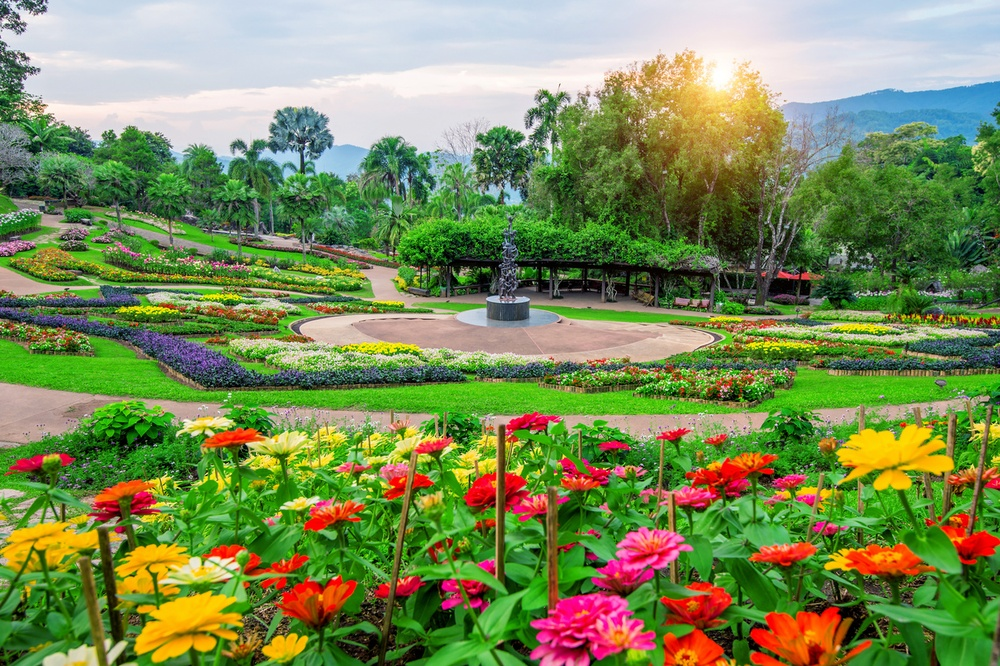
#> input picture garden.jpg, 1000 x 666 px, shrunk from 1232 x 820 before the run
$ python color_space.py
#> lines starting #> are read from the running program, lines starting #| are printed output that depends on the picture
import cv2

img = cv2.imread('garden.jpg')
#> img is the input picture: shape (666, 1000, 3); mean B, G, R 86.4, 139.7, 122.4

img_rgb = cv2.cvtColor(img, cv2.COLOR_BGR2RGB)

img_gray = cv2.cvtColor(img, cv2.COLOR_BGR2GRAY)
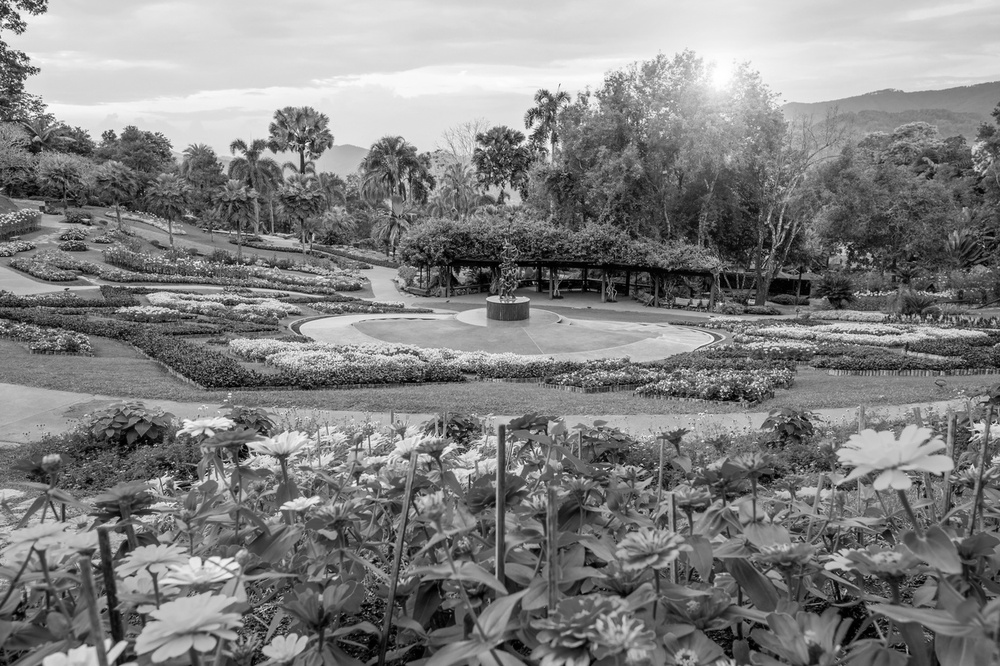
#> img_gray: shape (666, 1000); min 0, max 255, mean 128.4

img_hsv = cv2.cvtColor(img, cv2.COLOR_BGR2HSV)
#> img_hsv: shape (666, 1000, 3); mean H, S, V 59, 140.8, 158

cv2.imshow('image', img)
cv2.imshow('rgb image', img_rgb)
cv2.imshow('gray image', img_gray)
cv2.imshow('hsv image', img_hsv)
cv2.waitKey(0)
cv2.destroyAllWindows()

$ run again, with child.jpg copied over garden.jpg
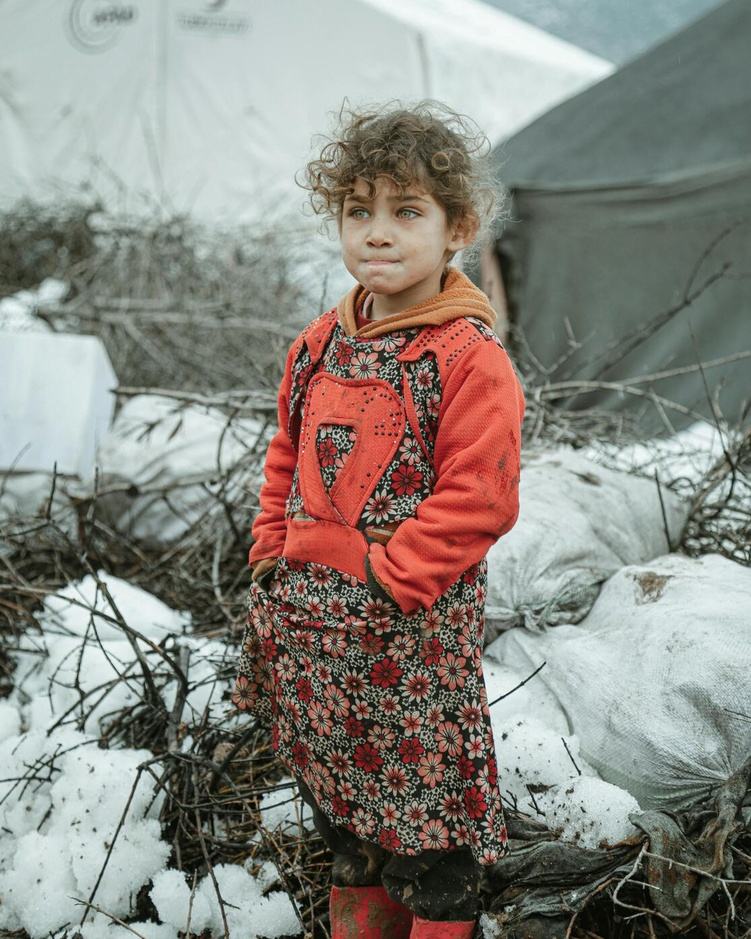
#> input picture child.jpg, 751 x 939 px, shrunk from 1116 x 1395 before the run
#> img is the input picture: shape (939, 751, 3); mean B, G, R 128.5, 135.8, 138.3
#> `img_gray = cv2.cvtColor(img, cv2.COLOR_BGR2GRAY)`:
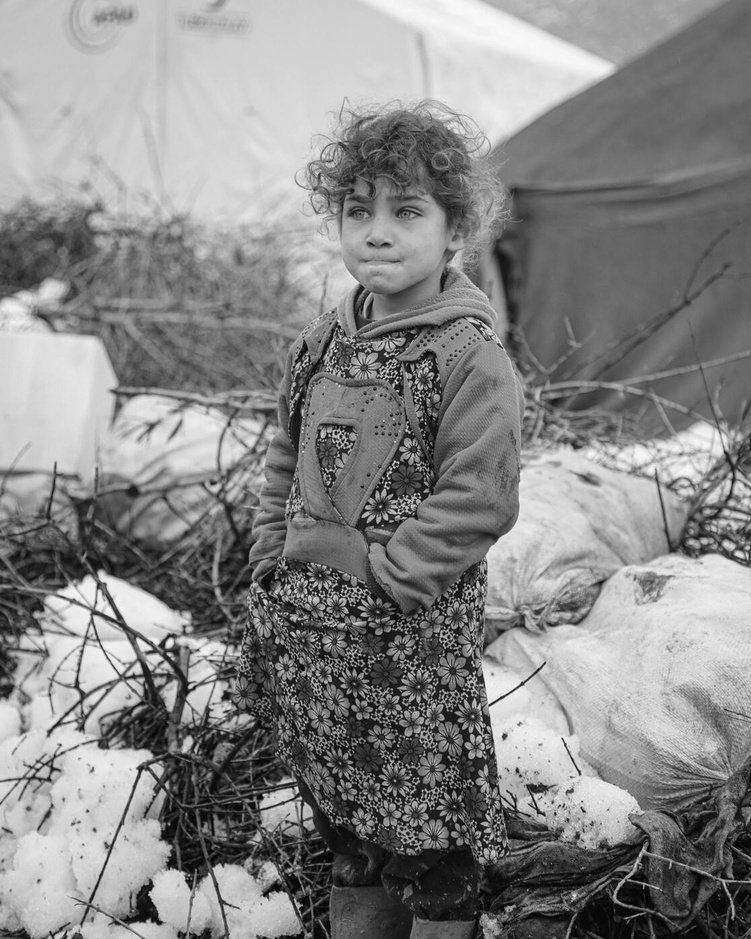
#> img_gray: shape (939, 751); min 0, max 252, mean 135.7
#> img_hsv: shape (939, 751, 3); mean H, S, V 59.4, 50.4, 147.5

$ run again, with elon.jpg copied over garden.jpg
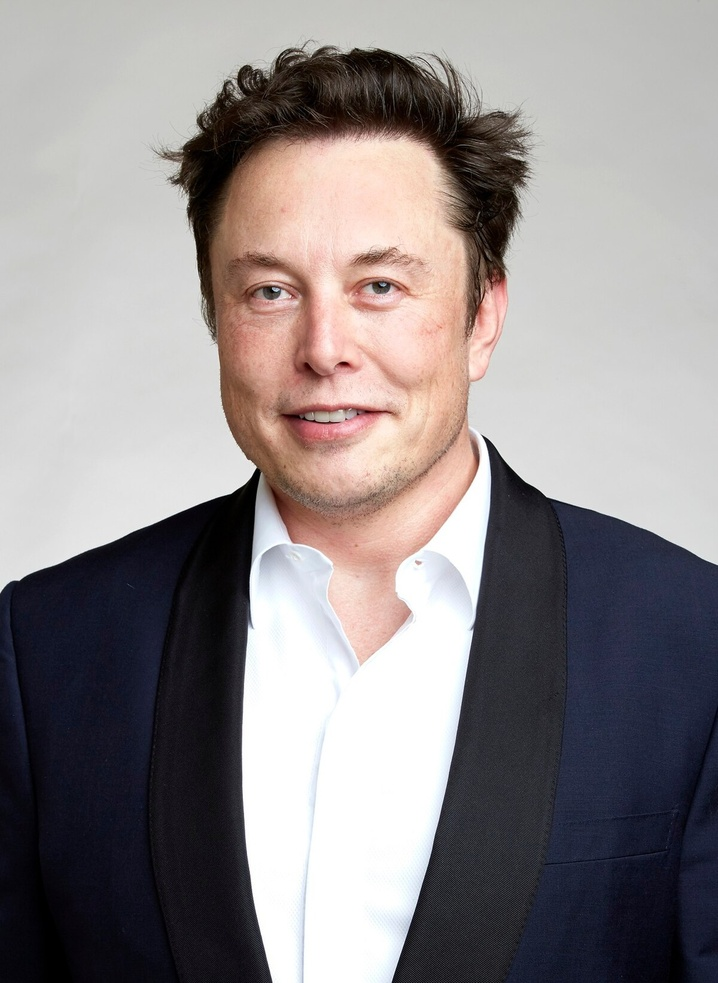
#> input picture elon.jpg, 718 x 983 px, shrunk from 1200 x 1642 before the run
#> img is the input picture: shape (983, 718, 3); mean B, G, R 137.7, 136.8, 142.9
#> `img_gray = cv2.cvtColor(img, cv2.COLOR_BGR2GRAY)`:
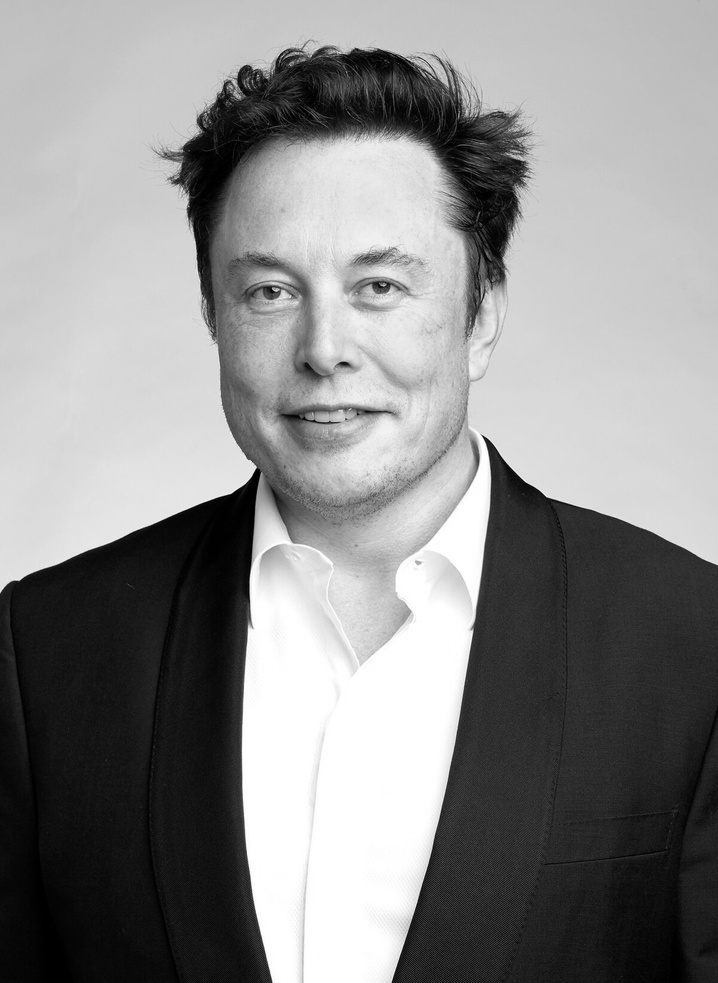
#> img_gray: shape (983, 718); min 0, max 255, mean 138.7
#> img_hsv: shape (983, 718, 3); mean H, S, V 53.7, 50.8, 147.8
